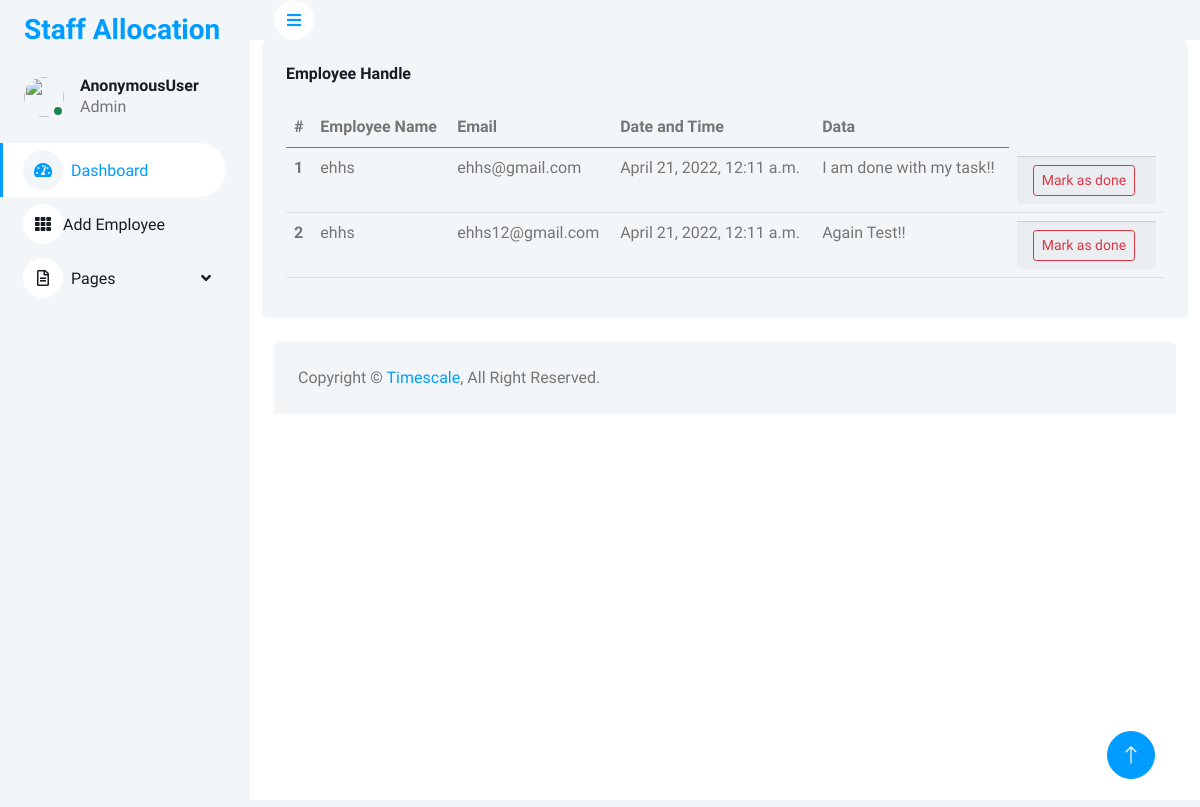
The app's page /data/ with its own data.
### timescale/models.py (models this page shows, shortened)
class Feedemp(models.Model):
    fname = models.CharField(max_length=20)
    email = models.EmailField(max_length=30)
    date_time = models.DateTimeField()
    feed = models.TextField(max_length=200)

### timescale/views.py (the view)
# urls.py: path('data/', views.adminfeed),
def adminfeed(request):
    eventList = Feedemp.objects.all()
    return render(request, 'timescale/employeehandle.html', {'eventList': eventList})

### timescale/templates/timescale/employeehandle.html (shortened to what this page needs)
{% extends 'timescale/navbaradmin.html' %}
{% block content%}
<div class="col-12">
    <div class="bg-light rounded h-100 p-4">
        <h6 class="mb-4">Employee Handle</h6>
        <div class="table-responsive">
            <table class="table">
                <thead>
                    <tr>
                        <th scope="col">#</th>
                        <th scope="col">Employee Name</th>
                        <th scope="col">Email</th>
                        <th scope="col">Date and Time</th>
                        <th scope="col">Data</th>
                    </tr>
                </thead>
                <tbody>
                    {% for instance in eventList %}
                    <tr>
                        <th scope="row">{{forloop.counter}}</th>
                        <td>{{instance.fname}}</td>
                        <td>{{instance.email}}</td>
                        <td>{{instance.date_time}}</td>
                        <td>{{instance.feed}}</td>
                        <td>
                            <div class="card-footer text-muted">
                                <a href="{% url 'delete-event' instance.id %}" class = "btn btn-outline-danger btn-sm">Mark as done</a>
                            </div>
                        </td>
                    </tr>
                    {% endfor %}
                </tbody>
            </table>
        </div>
    </div>
</div>
{% endblock %}

### timescale/static/timescale/css/styleadmin.css (style rules this page uses)
:root { --primary: #009CFF; --light: #F3F6F9; --dark: #191C24; }
.btn { transition: 1s; }

### records on screen
Feedemp: fname "ehhs", email "ehhs@gmail.com", date_time "April 21, 2022, 12:11 a.m.", feed "I am done with my task!!"
Feedemp: fname "ehhs", email "ehhs12@gmail.com", date_time "April 21, 2022, 12:11 a.m.", feed "Again Test!!"

### other values on screen
{{ request.user }} "AnonymousUser"
